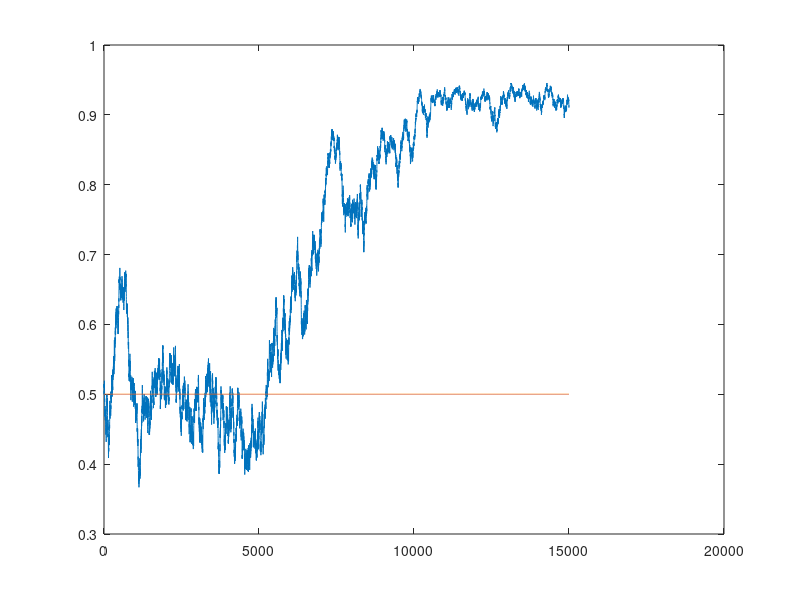
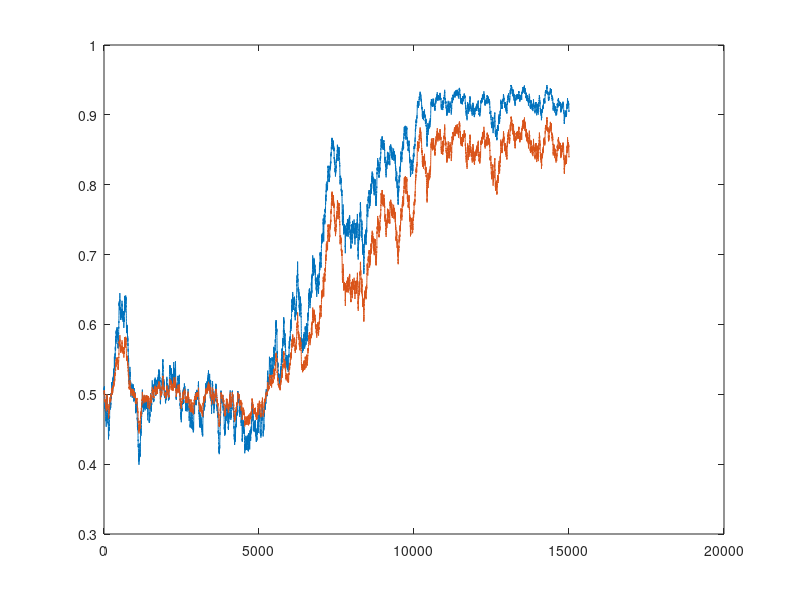
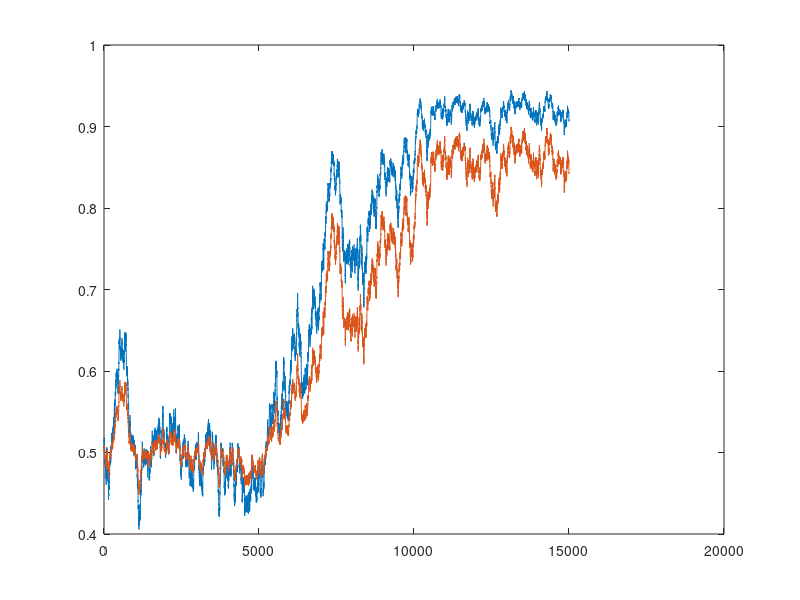
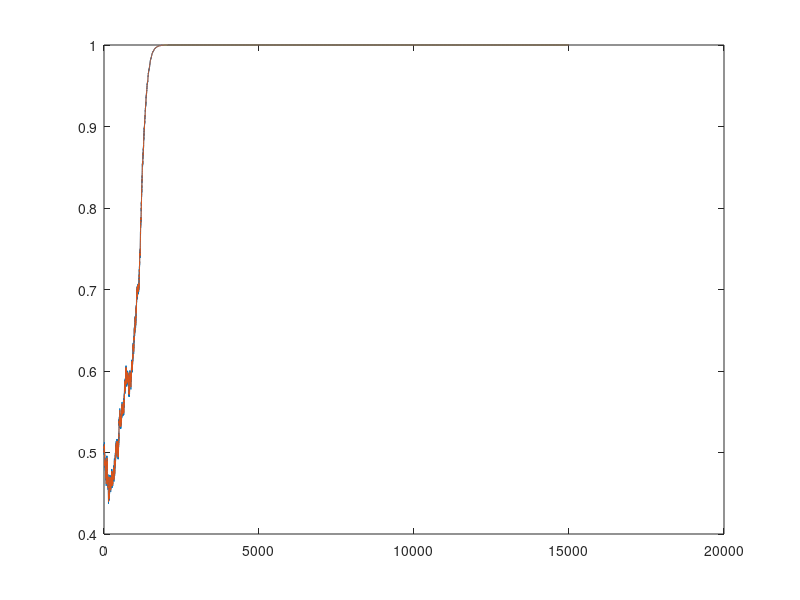

Source code (MATLAB) for these figures, in order:
clc; clear all; close all;
l1w1t1 = [0.51,0.5,0.5,0.5];
l1w1t2 = [0.50,0.5,0.5,0.5];
logl1w1t1 = log([0.501,0.5,0.5,0.5]);
logl1w1t2 = log([0.50,0.5,0.5,0.5]);
T = 5000*3;
nature = rand>0.5
prior = [0.5,0.5,0.5,0.5];
sharedprior = [0.5,0.5,0.5,0.5];
sharedprior2 = [0.5,0.5,0.5,0.5];
sharedprior3 = [0.5,0.5,0.5,0.5];

U = zeros(T,4);
V = zeros(T,4);
W = zeros(T,4);
X = zeros(T,4);

for t = 1:T
    if nature==0
        signal = rand([1,4]) > l1w1t1;
    else
        signal = rand([1,4]) > l1w1t2;
    end
    for n = 1:4
        if signal(n) == 0
            
            prior(n) = prior(n)*l1w1t1(n)/(prior(n)*l1w1t1(n) + (1-prior(n))*l1w1t2(n));
            
        else 
            prior(n) = prior(n)*(1-l1w1t1(n))/(prior(n)*(1-l1w1t1(n)) + (1-prior(n))*(1-l1w1t2(n)));
        end
        U(t,:) = prior;
    end
    gg = sharedprior(1);
    dummyvar = [prior(1),sharedprior(2:4)];
    sharedprior(1) = min(dummyvar)/(min(dummyvar) + min(1-dummyvar));
    dummyvar = [prior(2),gg];
    sharedprior(2) = min(dummyvar)/(min(dummyvar) + min(1-dummyvar));

    dummyvar = [prior(3),gg];
    sharedprior(3) = min(dummyvar)/(min(dummyvar) + min(1-dummyvar));
    dummyvar = [prior(4),gg];
    sharedprior(4) = min(dummyvar)/(min(dummyvar) + min(1-dummyvar));
    V(t,:) = sharedprior;
%%%% 
    oldsharedprior = sharedprior2;
    dummyvar = [prior(1),oldsharedprior(2:4)];
    sharedprior2(1) = min(dummyvar )*l1w1t1(1)/(min(dummyvar )*l1w1t1(1) + min(1-dummyvar )*l1w1t2(1));
    dummyvar = [prior(2),oldsharedprior(1)];
    sharedprior2(2) = min(dummyvar)*l1w1t1(2)/(min(dummyvar)*l1w1t1(2) + min(1-dummyvar)*l1w1t2(2));

    dummyvar = [prior(3),oldsharedprior(1)];
    sharedprior2(3) = min(dummyvar)*l1w1t1(3)/(min(dummyvar)*l1w1t1(3) + min(1-dummyvar)*l1w1t2(3));
    dummyvar = [prior(4),oldsharedprior(1)];
    sharedprior2(4) = min(dummyvar)*l1w1t1(4)/(min(dummyvar)*l1w1t1(4) + min(1-dummyvar)*l1w1t2(4));
    W(t,:) = sharedprior2;
%%%%
    oldsharedprior = sharedprior3;
    dummyvar = oldsharedprior(1:4);
    if signal(1) == 0
        sharedprior3(1) = min(dummyvar )*l1w1t1(1)/(min(dummyvar )*l1w1t1(1) + min(1-dummyvar )*l1w1t2(1));
    else 
        sharedprior3(1) = min(dummyvar )*(1-l1w1t1(1))/(min(dummyvar )*(1-l1w1t1(1)) + min(1-dummyvar )*(1-l1w1t2(1)));
    end

    dummyvar = [oldsharedprior(1),oldsharedprior(2)];
    if signal(2) == 0
        sharedprior3(2) = min(dummyvar)*l1w1t1(2)/(min(dummyvar )*l1w1t1(2) + min(1-dummyvar )*l1w1t2(2));
    else 
        sharedprior3(2) = min(dummyvar)*(1-l1w1t1(2))/(min(dummyvar )*(1-l1w1t1(2)) + min(1-dummyvar )*(1-l1w1t2(2)));
    end

    dummyvar = [oldsharedprior(1),oldsharedprior(3)];
    if signal(3) == 0
        sharedprior3(3) = min(dummyvar)*l1w1t1(2)/(min(dummyvar )*l1w1t1(2) + min(1-dummyvar )*l1w1t2(2));
    else 
        sharedprior3(3) = min(dummyvar)*(1-l1w1t1(2))/(min(dummyvar )*(1-l1w1t1(2)) + min(1-dummyvar )*(1-l1w1t2(2)));
    end
    dummyvar = [oldsharedprior(1),oldsharedprior(4)];
    if signal(4) == 0
        sharedprior3(4) = min(dummyvar)*l1w1t1(2)/(min(dummyvar )*l1w1t1(2) + min(1-dummyvar )*l1w1t2(2));
    else 
        sharedprior3(4) = min(dummyvar)*(1-l1w1t1(2))/(min(dummyvar )*(1-l1w1t1(2)) + min(1-dummyvar )*(1-l1w1t2(2)));
    end
    X(t,:) = sharedprior3; 
end
figure(1)
plot(U(:,1))
hold on
plot(U(:,2))
figure(2)
plot(V(:,1))
hold on
plot(V(:,2))
figure(3)
plot(W(:,1))
hold on
plot(W(:,2))
figure(4)
plot(X(:,1))
hold on
plot(X(:,2))